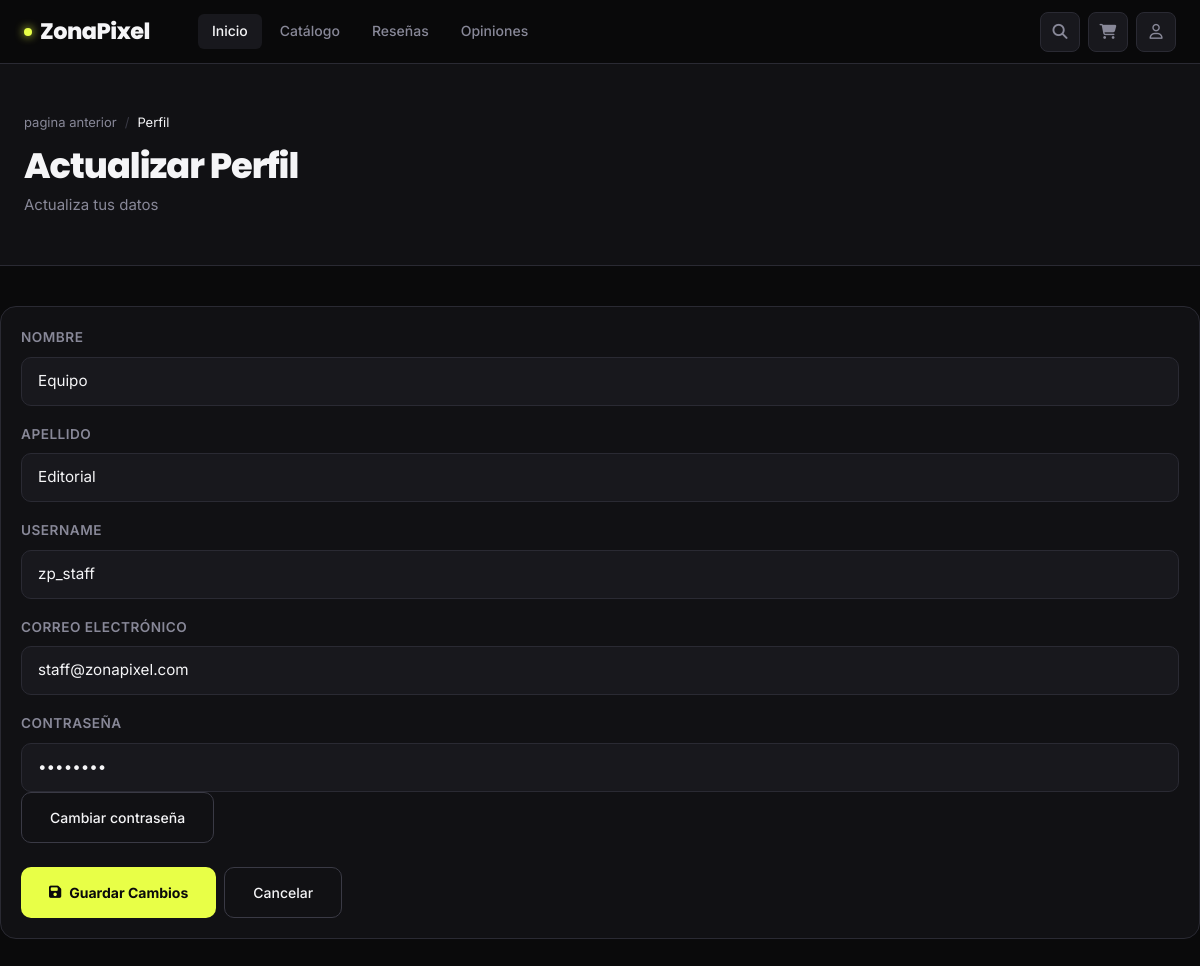
The app's page /views/php/usuarios/editar_usuario_cliente.php (signed in) with its own data.
### tables this page shows
CREATE TABLE usuarios (
  id_usuario              INT UNSIGNED AUTO_INCREMENT PRIMARY KEY,
  rol_id          TINYINT UNSIGNED NOT NULL DEFAULT 2,   
  nombre          VARCHAR(80)  NOT NULL,
  apellido        VARCHAR(80)  NOT NULL,
  username        VARCHAR(50)  NOT NULL UNIQUE,
  email           VARCHAR(120) NOT NULL UNIQUE,
  password_hash   VARCHAR(255) NOT NULL,
  avatar_url      VARCHAR(500),
  activo          BOOLEAN      NOT NULL DEFAULT TRUE,
  email_verificado BOOLEAN     NOT NULL DEFAULT FALSE,
  creado_en       DATETIME     NOT NULL DEFAULT CURRENT_TIMESTAMP,
  actualizado_en  DATETIME     NOT NULL DEFAULT CURRENT_TIMESTAMP ON UPDATE CURRENT_TIMESTAMP,
CONSTRAINT fk_usuario_rol FOREIGN KEY (rol_id) REFERENCES roles(id_rol)
);

### views/php/usuarios/usuarioModel.php (called while the page is built, shortened)
<?php
if (!isset($BD)){
    $BD = connection() ;
}
function consultar_usuarios_correo($email)
{
    global $BD;
    $sql =  mysqli_prepare($BD,'SELECT * FROM usuarios WHERE email = ?;');
    mysqli_stmt_bind_param($sql, 's', $email);
    mysqli_stmt_execute($sql);
    $resultado = mysqli_stmt_get_result($sql);
    return mysqli_fetch_assoc($resultado);
}
function consultar_usuarios_nombreUsuario($username)
{
    global $BD;
    $sql =  mysqli_prepare($BD,'SELECT * FROM usuarios WHERE username = ?;');
    mysqli_stmt_bind_param($sql, 's', $username);
    mysqli_stmt_execute($sql);
    $resultado = mysqli_stmt_get_result($sql);
    return mysqli_fetch_assoc($resultado);
}
?>

### views/php/carrito/carritoModel.php (called while the page is built, shortened)
<?php
require_once __DIR__ . '/../usuarios/usuarioModel.php';
function carrito_usuario_id_actual()
{
    if (isset($_SESSION['username']) && $_SESSION['username'] !== '') {
        $u = consultar_usuarios_nombreUsuario($_SESSION['username']);
        if ($u && isset($u['id_usuario'])) {
            return (int) $u['id_usuario'];
        }
    }
    return 0;
}
function carrito_contar_items_actuales()
{
    global $BD;
    $uid = carrito_usuario_id_actual();
    if ($uid > 0) {
        $sql = mysqli_prepare($BD, "SELECT COALESCE(SUM(cantidad), 0) AS total FROM carrito_items WHERE usuario_id = ?");
        mysqli_stmt_bind_param($sql, 'i', $uid);
        mysqli_stmt_execute($sql);
        $res = mysqli_stmt_get_result($sql);
        $row = mysqli_fetch_assoc($res);
        return (int) ($row['total'] ?? 0);
    }
    $total = 0;
    return $total;
}
?>

### views/php/usuarios/editar_usuario_cliente.php (the view, shortened to what this page needs)
<?php
$logueo = $_SESSION['rol'];
$id = $_SESSION['email'];
include './usuarioModel.php';
$fila = consultar_usuarios_correo($id);
?>
<!DOCTYPE html>
<html lang="es">
<head>
    <link href="https://cdn.jsdelivr.net/npm/bootstrap@5.3.3/dist/css/bootstrap.min.css" rel="stylesheet">
    <link rel="stylesheet" href="https://cdnjs.cloudflare.com/ajax/libs/font-awesome/6.4.0/css/all.min.css">
    <link rel="stylesheet" href="../../../css/style.css">
</head>
<body class="dashboard-page">
<?php
if ($logueo === 1){
  include '../../plantillas/navbar_admin.php';
} elseif ($logueo >= 2 ){
  include '../../plantillas/navbar_user.php';
}
?>
<div class="page-hero">
    <div class="container">
        <div class="breadcrumb-nav">
            <a href="<?= htmlspecialchars($_SERVER['HTTP_REFERER'] ?? '/index.php') ?>">pagina anterior</a>
            <span>/</span>
            <span style="color:var(--white)">Perfil</span>
        </div>
        <h1 class="page-hero-title">Actualizar Perfil</h1>
        <p class="page-hero-sub">Actualiza tus datos</p>
    </div>
</div>
<div class="container dashboard-section">
    <div class="dash-card">
        <form action="actualizar_usuario.php" method="POST">
            <div class="form-field">
                <label class="form-label">Nombre</label>
                <input type="text" name="nombre" value="<?= htmlspecialchars($fila['nombre']) ?>" required class="form-control">
            </div>
            <div class="form-field">
                <label class="form-label">Apellido</label>
                <input type="text" name="apellido" value="<?= htmlspecialchars($fila['apellido']) ?>" required class="form-control">
            </div>
            <div class="form-field">
                <label class="form-label">Username</label>
                <input type="text" name="username" value="<?= htmlspecialchars($fila['username']) ?>" required class="form-control">
            </div>
            <div class="form-field">
                <label class="form-label">Correo Electrónico</label>
                <input type="email" name="email" value="<?= htmlspecialchars($fila['email']) ?>" required class="form-control" readonly>
            </div>
            <div class="form-field">
                <label class="form-label">Contraseña </label>
                <input type="password" name="password" placeholder="contraseña" class="form-control" readonly value="<?= htmlspecialchars($fila['password_hash']) ?>">
                <a href="cambiar_contraseña.php" class="btn-outline-theme btn"> Cambiar contraseña</a>
            </div>
            <div class="d-flex gap-2 mt-4 flex-wrap">
                <button type="submit" class="btn-primary btn">
                    <i class="fas fa-save"></i> Guardar Cambios
                </button>
                <a href="/index.php" class="btn-outline-theme btn">Cancelar</a>
            </div>
        </form>
    </div>
</div>
</body>
</html>

### css/style.css (style rules this page uses)
:root { --black: #0a0a0b; --surface: #111114; --surface-2: #18181d; --surface-3: #222228; --border: #2a2a33; --border-light:#3a3a45; --accent: #e8ff47; --accent-dim: #c8e030; --accent-glow: rgba(232,255,71,0.18); --red: #ff4757; --cyan: #00d4ff; --white: #f5f5f7; --muted: #888898; --font-display:'Poppins', sans-serif; --font-body: 'Inter', sans-serif; --radius: 10px; --radius-lg: 16px; --radius-xl: 24px; --transition: 0.22s cubic-bezier(.4,0,.2,1); }
*,*::before,*::after { box-sizing:border-box; margin:0; padding:0; }
html { scroll-behavior:smooth; }
body { background: var(--black); color: var(--white); font-family: var(--font-body); font-size: 15px; line-height: 1.6; -webkit-font-smoothing: antialiased; }
a { color: inherit; text-decoration: none; }
button, input, select, textarea { font-family: inherit; }
.container { width: 100%; max-width: 1280px; margin: 0 auto; padding: 0 24px; }
.btn-primary { padding: 14px 28px; border-radius: var(--radius); background: var(--accent); color: var(--black); font-weight: 700; font-size: 14px; border: none; cursor: pointer; transition: all var(--transition); display: inline-flex; align-items:center; gap:8px; }
.page-hero { background:var(--surface); border-bottom:1px solid var(--border); padding:48px 0 32px; }
.page-hero-title { font-family:var(--font-display); font-size:2.2rem; font-weight:800; letter-spacing:-1px; margin-bottom:6px; }
.page-hero-sub { color:var(--muted); }
.breadcrumb-nav { display:flex; align-items:center; gap:8px; font-size:13px; color:var(--muted); margin-bottom:12px; }
.breadcrumb-nav a { color:var(--muted); transition:color var(--transition); }
.breadcrumb-nav span { color:var(--border-light); }
.form-field { margin-bottom:18px; }
.form-field label { display:block; font-size:.85rem; font-weight:600; color:var(--muted); margin-bottom:8px; text-transform:uppercase; letter-spacing:.5px; }
.dash-card { background:var(--surface); border:1px solid var(--border); border-radius:var(--radius-lg); padding:20px; }
.dashboard-page { background: var(--black); min-height: 100vh; }
.dashboard-section { padding: 40px 0 80px; }
.dashboard-page .form-label { font-size: .85rem; font-weight: 600; color: var(--muted); margin-bottom: 8px; text-transform: uppercase; letter-spacing: .5px; }
.dashboard-page .form-control, .dashboard-page .form-select { background: var(--surface-2); border: 1px solid var(--border); color: var(--white); border-radius: 10px; font-size: .95rem; padding: 12px 16px; }
.dashboard-page .form-control::placeholder { color: var(--muted); opacity: .75; }
.btn-outline-theme { padding: 14px 28px; border-radius: var(--radius); border: 1px solid var(--border-light); background: transparent; color: var(--white); font-weight: 500; font-size: 14px; display: inline-flex; align-items: center; justify-content: center; transition: all var(--transition); }
.d-flex { display: flex !important; }
.flex-wrap { flex-wrap: wrap; }

### records on screen
usuarios: nombre "Equipo", apellido "Editorial", username "zp_staff", email "staff@zonapixel.com"
